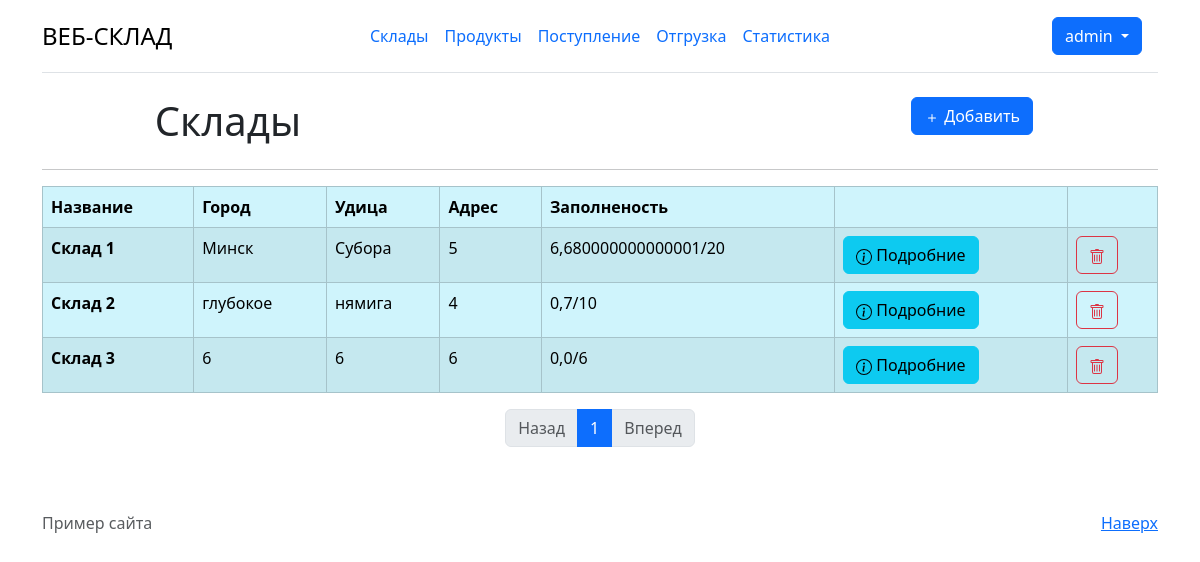
The app's page /warehouses/ (signed in), older data.
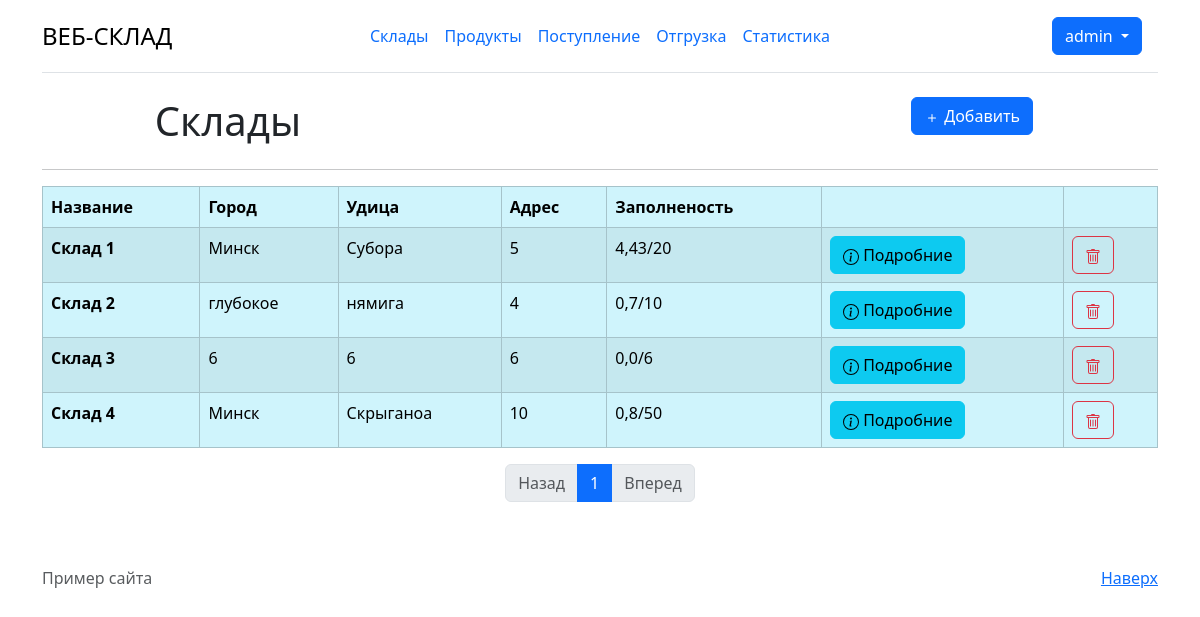
The same page, newer data.
### warehouses/models.py (models this page shows, shortened)
class Stock(models.Model):
    title = models.CharField('Название',max_length = 50)
    city = models.CharField('Город', max_length = 50)
    street = models.CharField('Улица', max_length = 50)
    address = models.CharField('Адрес', max_length = 50)
    number_racks = models.IntegerField('Количество стиложей')
    occupancy_status = models.FloatField('Заполниность стиложей',default=0)
    class Meta:
        verbose_name = "Склад"
        verbose_name_plural = "Склады"

### warehouses/views.py (the view)
# urls.py: path('', views.StockListView.as_view(), name='main'),
class StockListView(LoginRequiredMixin, ListView):
    model = Stock
    template_name = "warehouses/main.html"
    context_object_name = "stock"
    paginate_by = 10

### warehouses/templates/warehouses/main.html (shortened to what this page needs)
{% extends 'main/layout.html'%}
{% block container %}
    <div class="container text-center">
      <div class="row">
        <div class="col">
          <h1>Cклады</h1>
        </div>
        <div class="col">
        </div>
        <div class="col">
          <a href="{% url 'warehouses:add' %}" type="button" class="btn btn-primary">
            <svg xmlns="http://www.w3.org/2000/svg" width="16" height="16" fill="currentColor" class="bi bi-plus" viewBox="0 0 16 16">
              <path d="M8 4a.5.5 0 0 1 .5.5v3h3a.5.5 0 0 1 0 1h-3v3a.5.5 0 0 1-1 0v-3h-3a.5.5 0 0 1 0-1h3v-3A.5.5 0 0 1 8 4"></path>
            </svg>
            Добавить
          </a>
        </div>
      </div>
    </div>
  <hr>
  {% if stock %}
      <table class="table table-info table-striped table-bordered " >
        <thead>
        <tr>
          <th scope="col">Название</th>
          <th scope="col">Город</th>
          <th scope="col">Удица</th>
          <th scope="col">Адрес</th>
          <th scope="col">Заполненость</th>
          <th scope="col"></th>
          <th scope="col"></th>
        </tr>
        </thead>
        <tbody>
        {% for el in stock%}
        <tr>
          <th>{{el.title}}</th>
          <td>{{el.city}}</td>
          <td>{{el.street}}</td>
          <td>{{el.address}}</td>
          <td>{{el.occupancy_status}}/{{el.number_racks}}</td>
          <th>
            <a href="{%  url 'warehouses:stock_detail' el.id %} " type="button" class="btn btn-info">
              Подробние
            </a>
          </th>
          <th>
            <a href="{%  url 'warehouses:stock_delete' el.id %} " type="button" class="btn btn-outline-danger">
            </a>
          </th>
        </tr>
        {% endfor %}
        </tbody>
      </table>
  {%else%}
      <p>У вас нет складов</p>
  {% endif %}
  <div class="col-12">
    {% include "main/pagination.html" %}
  </div>
{% endblock %}

Row changes from the older to the newer data that the page shows:
changed Stock "Склад 1": occupancy_status "6,680000000000001" → "4,43"
added Stock: title "Склад 4", city "Минск", street "Скрыганоа", address "10", occupancy_status "0,8", number_racks "50"
